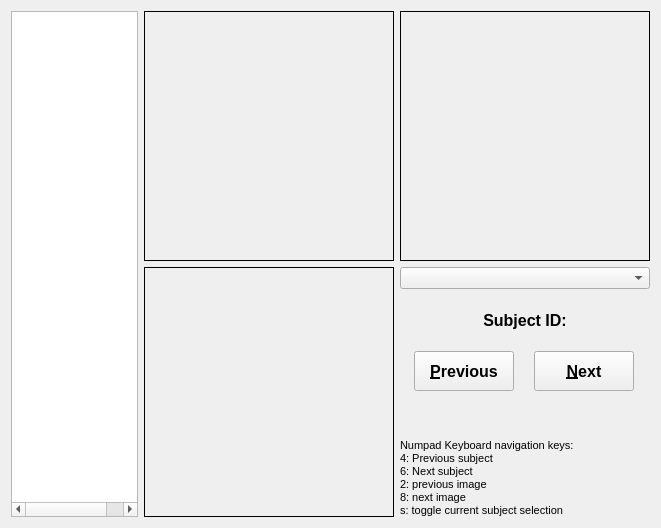
<?xml version="1.0" encoding="UTF-8"?>
<ui version="4.0">
 <class>Page3DW</class>
 <widget class="QWizardPage" name="Page3DW">
  <property name="geometry">
   <rect>
    <x>0</x>
    <y>0</y>
    <width>661</width>
    <height>528</height>
   </rect>
  </property>
  <property name="focusPolicy">
   <enum>Qt::StrongFocus</enum>
  </property>
  <property name="windowTitle">
   <string>Dialog</string>
  </property>
  <layout class="QVBoxLayout" name="verticalLayout_5">
   <item>
    <layout class="QHBoxLayout" name="horizontalLayout_2">
     <item>
      <widget class="QTreeWidget" name="SubjectsTree">
       <property name="minimumSize">
        <size>
         <width>125</width>
         <height>0</height>
        </size>
       </property>
       <property name="horizontalScrollBarPolicy">
        <enum>Qt::ScrollBarAsNeeded</enum>
       </property>
       <property name="editTriggers">
        <set>QAbstractItemView::NoEditTriggers</set>
       </property>
       <property name="selectionMode">
        <enum>QAbstractItemView::SingleSelection</enum>
       </property>
       <property name="selectionBehavior">
        <enum>QAbstractItemView::SelectRows</enum>
       </property>
       <property name="rootIsDecorated">
        <bool>false</bool>
       </property>
       <property name="uniformRowHeights">
        <bool>true</bool>
       </property>
       <property name="expandsOnDoubleClick">
        <bool>false</bool>
       </property>
       <property name="columnCount">
        <number>2</number>
       </property>
       <attribute name="headerVisible">
        <bool>false</bool>
       </attribute>
       <attribute name="headerDefaultSectionSize">
        <number>50</number>
       </attribute>
       <column>
        <property name="text">
         <string notr="true">1</string>
        </property>
       </column>
       <column>
        <property name="text">
         <string notr="true">2</string>
        </property>
       </column>
      </widget>
     </item>
     <item>
      <layout class="QGridLayout" name="gridLayout">
       <item row="1" column="0">
        <widget class="QFrame" name="SagittalFrame">
         <property name="minimumSize">
          <size>
           <width>250</width>
           <height>250</height>
          </size>
         </property>
         <property name="maximumSize">
          <size>
           <width>250</width>
           <height>250</height>
          </size>
         </property>
         <property name="frameShape">
          <enum>QFrame::NoFrame</enum>
         </property>
         <property name="frameShadow">
          <enum>QFrame::Raised</enum>
         </property>
         <layout class="QVBoxLayout" name="verticalLayout_3">
          <property name="spacing">
           <number>0</number>
          </property>
          <property name="margin">
           <number>0</number>
          </property>
          <item>
           <widget class="QLabel" name="SagittalLabel">
            <property name="mouseTracking">
             <bool>true</bool>
            </property>
            <property name="frameShape">
             <enum>QFrame::Box</enum>
            </property>
            <property name="text">
             <string/>
            </property>
           </widget>
          </item>
         </layout>
        </widget>
       </item>
       <item row="0" column="0">
        <widget class="QFrame" name="AxialFrame">
         <property name="minimumSize">
          <size>
           <width>250</width>
           <height>250</height>
          </size>
         </property>
         <property name="maximumSize">
          <size>
           <width>250</width>
           <height>250</height>
          </size>
         </property>
         <property name="frameShape">
          <enum>QFrame::NoFrame</enum>
         </property>
         <property name="frameShadow">
          <enum>QFrame::Raised</enum>
         </property>
         <layout class="QVBoxLayout" name="verticalLayout_4">
          <property name="spacing">
           <number>0</number>
          </property>
          <property name="margin">
           <number>0</number>
          </property>
          <item>
           <widget class="QLabel" name="AxialLabel">
            <property name="mouseTracking">
             <bool>true</bool>
            </property>
            <property name="frameShape">
             <enum>QFrame::Box</enum>
            </property>
            <property name="text">
             <string/>
            </property>
           </widget>
          </item>
         </layout>
        </widget>
       </item>
       <item row="0" column="1">
        <widget class="QFrame" name="CoronalFrame">
         <property name="minimumSize">
          <size>
           <width>250</width>
           <height>250</height>
          </size>
         </property>
         <property name="maximumSize">
          <size>
           <width>250</width>
           <height>250</height>
          </size>
         </property>
         <property name="frameShape">
          <enum>QFrame::NoFrame</enum>
         </property>
         <property name="frameShadow">
          <enum>QFrame::Plain</enum>
         </property>
         <layout class="QVBoxLayout" name="verticalLayout_2">
          <property name="spacing">
           <number>0</number>
          </property>
          <property name="margin">
           <number>0</number>
          </property>
          <item>
           <widget class="QLabel" name="CoronalLabel">
            <property name="mouseTracking">
             <bool>true</bool>
            </property>
            <property name="frameShape">
             <enum>QFrame::Box</enum>
            </property>
            <property name="text">
             <string/>
            </property>
           </widget>
          </item>
         </layout>
        </widget>
       </item>
       <item row="1" column="1">
        <layout class="QVBoxLayout" name="verticalLayout">
         <item>
          <widget class="QComboBox" name="ImagesBox"/>
         </item>
         <item>
          <widget class="QLabel" name="Subject_ID_Text">
           <property name="minimumSize">
            <size>
             <width>250</width>
             <height>50</height>
            </size>
           </property>
           <property name="font">
            <font>
             <pointsize>12</pointsize>
             <weight>75</weight>
             <bold>true</bold>
            </font>
           </property>
           <property name="text">
            <string notr="true">Subject ID:</string>
           </property>
           <property name="alignment">
            <set>Qt::AlignCenter</set>
           </property>
          </widget>
         </item>
         <item>
          <layout class="QHBoxLayout" name="horizontalLayout">
           <item>
            <widget class="QPushButton" name="PreviousButton">
             <property name="sizePolicy">
              <sizepolicy hsizetype="Minimum" vsizetype="Minimum">
               <horstretch>0</horstretch>
               <verstretch>0</verstretch>
              </sizepolicy>
             </property>
             <property name="minimumSize">
              <size>
               <width>100</width>
               <height>40</height>
              </size>
             </property>
             <property name="maximumSize">
              <size>
               <width>100</width>
               <height>40</height>
              </size>
             </property>
             <property name="font">
              <font>
               <pointsize>12</pointsize>
               <weight>75</weight>
               <bold>true</bold>
              </font>
             </property>
             <property name="text">
              <string notr="true">&amp;Previous</string>
             </property>
             <property name="flat">
              <bool>false</bool>
             </property>
            </widget>
           </item>
           <item>
            <widget class="QPushButton" name="NextButton">
             <property name="sizePolicy">
              <sizepolicy hsizetype="Minimum" vsizetype="Minimum">
               <horstretch>0</horstretch>
               <verstretch>0</verstretch>
              </sizepolicy>
             </property>
             <property name="minimumSize">
              <size>
               <width>100</width>
               <height>40</height>
              </size>
             </property>
             <property name="maximumSize">
              <size>
               <width>100</width>
               <height>40</height>
              </size>
             </property>
             <property name="font">
              <font>
               <pointsize>12</pointsize>
               <weight>75</weight>
               <bold>true</bold>
              </font>
             </property>
             <property name="text">
              <string notr="true">&amp;Next</string>
             </property>
             <property name="flat">
              <bool>false</bool>
             </property>
            </widget>
           </item>
          </layout>
         </item>
         <item>
          <spacer name="verticalSpacer">
           <property name="orientation">
            <enum>Qt::Vertical</enum>
           </property>
           <property name="sizeHint" stdset="0">
            <size>
             <width>20</width>
             <height>40</height>
            </size>
           </property>
          </spacer>
         </item>
         <item>
          <widget class="QLabel" name="label">
           <property name="text">
            <string>&lt;!DOCTYPE HTML PUBLIC &quot;-//W3C//DTD HTML 4.0//EN&quot; &quot;http://www.w3.org/TR/REC-html40/strict.dtd&quot;&gt;
&lt;html&gt;&lt;head&gt;&lt;meta name=&quot;qrichtext&quot; content=&quot;1&quot; /&gt;&lt;style type=&quot;text/css&quot;&gt;
p, li { white-space: pre-wrap; }
&lt;/style&gt;&lt;/head&gt;&lt;body style=&quot; font-family:'MS Shell Dlg 2'; font-size:8.25pt; font-weight:400; font-style:normal;&quot;&gt;
&lt;p style=&quot; margin-top:0px; margin-bottom:0px; margin-left:0px; margin-right:0px; -qt-block-indent:0; text-indent:0px;&quot;&gt;&lt;span style=&quot; font-size:8pt;&quot;&gt;Numpad Keyboard navigation keys:&lt;/span&gt;&lt;/p&gt;
&lt;p style=&quot; margin-top:0px; margin-bottom:0px; margin-left:0px; margin-right:0px; -qt-block-indent:0; text-indent:0px;&quot;&gt;&lt;span style=&quot; font-size:8pt;&quot;&gt;4: Previous subject&lt;/span&gt;&lt;/p&gt;
&lt;p style=&quot; margin-top:0px; margin-bottom:0px; margin-left:0px; margin-right:0px; -qt-block-indent:0; text-indent:0px;&quot;&gt;&lt;span style=&quot; font-size:8pt;&quot;&gt;6: Next subject&lt;/span&gt;&lt;/p&gt;
&lt;p style=&quot; margin-top:0px; margin-bottom:0px; margin-left:0px; margin-right:0px; -qt-block-indent:0; text-indent:0px;&quot;&gt;&lt;span style=&quot; font-size:8pt;&quot;&gt;2: previous image&lt;/span&gt;&lt;/p&gt;
&lt;p style=&quot; margin-top:0px; margin-bottom:0px; margin-left:0px; margin-right:0px; -qt-block-indent:0; text-indent:0px;&quot;&gt;&lt;span style=&quot; font-size:8pt;&quot;&gt;8: next image&lt;/span&gt;&lt;/p&gt;
&lt;p style=&quot; margin-top:0px; margin-bottom:0px; margin-left:0px; margin-right:0px; -qt-block-indent:0; text-indent:0px;&quot;&gt;&lt;span style=&quot; font-size:8pt;&quot;&gt;s: toggle current subject selection&lt;/span&gt;&lt;/p&gt;&lt;/body&gt;&lt;/html&gt;</string>
           </property>
          </widget>
         </item>
        </layout>
       </item>
      </layout>
     </item>
    </layout>
   </item>
  </layout>
 </widget>
 <resources/>
 <connections/>
</ui>
